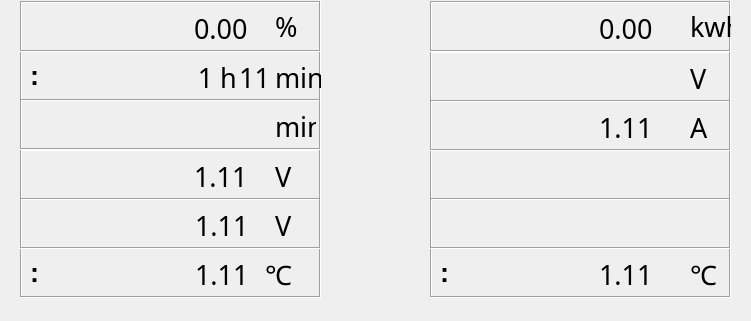
   <widget class="QFrame" name="frame_5">
    <property name="geometry">
     <rect>
      <x>26</x>
      <y>133</y>
      <width>751</width>
      <height>321</height>
     </rect>
    </property>
    <property name="font">
     <font>
      <pointsize>20</pointsize>
     </font>
    </property>
    <property name="styleSheet">
     <string notr="true">background-image: url(:/background/qrc/background/back.png);</string>
    </property>
    <property name="frameShape">
     <enum>QFrame::NoFrame</enum>
    </property>
    <property name="frameShadow">
     <enum>QFrame::Raised</enum>
    </property>
    <widget class="QFrame" name="frame_3">
     <property name="geometry">
      <rect>
       <x>430</x>
       <y>51</y>
       <width>301</width>
       <height>51</height>
      </rect>
     </property>
     <property name="sizePolicy">
      <sizepolicy hsizetype="Ignored" vsizetype="Ignored">
       <horstretch>0</horstretch>
       <verstretch>0</verstretch>
      </sizepolicy>
     </property>
     <property name="minimumSize">
      <size>
       <width>13</width>
       <height>0</height>
      </size>
     </property>
     <property name="font">
      <font>
       <pointsize>24</pointsize>
       <weight>75</weight>
       <bold>true</bold>
       <kerning>true</kerning>
      </font>
     </property>
     <property name="autoFillBackground">
      <bool>false</bool>
     </property>
     <property name="styleSheet">
      <string notr="true">background-image: url(:/background/qrc/background/back.png);
 </string>
     </property>
     <property name="frameShape">
      <enum>QFrame::Box</enum>
     </property>
     <property name="frameShadow">
      <enum>QFrame::Sunken</enum>
     </property>
     <widget class="QLabel" name="lbl_output_voltage">
      <property name="geometry">
       <rect>
        <x>169</x>
        <y>12</y>
        <width>81</width>
        <height>31</height>
       </rect>
      </property>
      <property name="font">
       <font>
        <family>Courier 10 Pitch</family>
        <pointsize>20</pointsize>
        <weight>50</weight>
        <italic>false</italic>
        <bold>false</bold>
        <kerning>true</kerning>
       </font>
      </property>
      <property name="frameShape">
       <enum>QFrame::NoFrame</enum>
      </property>
      <property name="text">
       <string/>
      </property>
     </widget>
     <widget class="QLabel" name="lbl_">
      <property name="geometry">
       <rect>
        <x>260</x>
        <y>12</y>
        <width>31</width>
        <height>31</height>
       </rect>
      </property>
      <property name="font">
       <font>
        <family>Courier 10 Pitch</family>
        <pointsize>20</pointsize>
        <weight>50</weight>
        <italic>false</italic>
        <bold>false</bold>
        <kerning>true</kerning>
       </font>
      </property>
      <property name="text">
       <string>V</string>
      </property>
     </widget>
     <widget class="QLabel" name="label_volt">
      <property name="geometry">
       <rect>
        <x>10</x>
        <y>15</y>
        <width>111</width>
        <height>21</height>
       </rect>
      </property>
      <property name="font">
       <font>
        <pointsize>20</pointsize>
        <italic>false</italic>
       </font>
      </property>
      <property name="text">
       <string/>
      </property>
     </widget>
    </widget>
    <widget class="QFrame" name="frame_9">
     <property name="geometry">
      <rect>
       <x>430</x>
       <y>1</y>
       <width>301</width>
       <height>51</height>
      </rect>
     </property>
     <property name="sizePolicy">
      <sizepolicy hsizetype="Ignored" vsizetype="Ignored">
       <horstretch>0</horstretch>
       <verstretch>0</verstretch>
      </sizepolicy>
     </property>
     <property name="minimumSize">
      <size>
       <width>13</width>
       <height>0</height>
      </size>
     </property>
     <property name="font">
      <font>
       <pointsize>24</pointsize>
       <weight>75</weight>
       <bold>true</bold>
       <kerning>true</kerning>
      </font>
     </property>
     <property name="autoFillBackground">
      <bool>false</bool>
     </property>
     <property name="styleSheet">
      <string notr="true">background-image: url(:/background/qrc/background/back.png);
 </string>
     </property>
     <property name="frameShape">
      <enum>QFrame::Box</enum>
     </property>
     <property name="frameShadow">
      <enum>QFrame::Sunken</enum>
     </property>
     <widget class="QLabel" name="lbl_caculate_energy">
      <property name="geometry">
       <rect>
        <x>169</x>
        <y>12</y>
        <width>81</width>
        <height>31</height>
       </rect>
      </property>
      <property name="font">
       <font>
        <family>Courier 10 Pitch</family>
        <pointsize>20</pointsize>
        <weight>50</weight>
        <italic>false</italic>
        <bold>false</bold>
        <kerning>true</kerning>
       </font>
      </property>
      <property name="frameShape">
       <enum>QFrame::NoFrame</enum>
      </property>
      <property name="text">
       <string>0.00</string>
      </property>
     </widget>
     <widget class="QLabel" name="lbl_caculate_energy_3">
      <property name="geometry">
       <rect>
        <x>260</x>
        <y>10</y>
        <width>51</width>
        <height>31</height>
       </rect>
      </property>
      <property name="font">
       <font>
        <family>Courier 10 Pitch</family>
        <pointsize>20</pointsize>
        <weight>50</weight>
        <italic>false</italic>
        <bold>false</bold>
        <kerning>true</kerning>
       </font>
      </property>
      <property name="text">
       <string>kwh</string>
      </property>
     </widget>
     <widget class="QLabel" name="label_energy">
      <property name="geometry">
       <rect>
        <x>10</x>
        <y>15</y>
        <width>121</width>
        <height>21</height>
       </rect>
      </property>
      <property name="font">
       <font>
        <pointsize>20</pointsize>
        <italic>false</italic>
       </font>
      </property>
      <property name="text">
       <string/>
      </property>
     </widget>
    </widget>
    <widget class="QFrame" name="frame_11">
     <property name="geometry">
      <rect>
       <x>20</x>
       <y>50</y>
       <width>301</width>
       <height>51</height>
      </rect>
     </property>
     <property name="sizePolicy">
      <sizepolicy hsizetype="Ignored" vsizetype="Ignored">
       <horstretch>0</horstretch>
       <verstretch>0</verstretch>
      </sizepolicy>
     </property>
     <property name="minimumSize">
      <size>
       <width>13</width>
       <height>0</height>
      </size>
     </property>
     <property name="font">
      <font>
       <pointsize>24</pointsize>
       <weight>75</weight>
       <bold>true</bold>
       <kerning>true</kerning>
      </font>
     </property>
     <property name="autoFillBackground">
      <bool>false</bool>
     </property>
     <property name="styleSheet">
      <string notr="true">background-image: url(:/background/qrc/background/back.png);
 </string>
     </property>
     <property name="frameShape">
      <enum>QFrame::Box</enum>
     </property>
     <property name="frameShadow">
      <enum>QFrame::Sunken</enum>
     </property>
     <widget class="QLabel" name="label_time">
      <property name="geometry">
       <rect>
        <x>10</x>
        <y>15</y>
        <width>141</width>
        <height>21</height>
       </rect>
      </property>
      <property name="font">
       <font>
        <pointsize>20</pointsize>
        <italic>false</italic>
       </font>
      </property>
      <property name="text">
       <string>:</string>
      </property>
     </widget>
     <widget class="QLabel" name="lbl_time_hour_3">
      <property name="geometry">
       <rect>
        <x>255</x>
        <y>12</y>
        <width>51</width>
        <height>31</height>
       </rect>
      </property>
      <property name="font">
       <font>
        <family>Courier 10 Pitch</family>
        <pointsize>20</pointsize>
        <weight>50</weight>
        <italic>false</italic>
        <bold>false</bold>
        <kerning>true</kerning>
       </font>
      </property>
      <property name="text">
       <string>min</string>
      </property>
     </widget>
     <widget class="QLabel" name="lbl_time_hour">
      <property name="geometry">
       <rect>
        <x>170</x>
        <y>12</y>
        <width>31</width>
        <height>31</height>
       </rect>
      </property>
      <property name="font">
       <font>
        <family>Courier 10 Pitch</family>
        <pointsize>20</pointsize>
        <weight>50</weight>
        <italic>false</italic>
        <bold>false</bold>
        <kerning>true</kerning>
       </font>
      </property>
      <property name="frameShape">
       <enum>QFrame::NoFrame</enum>
      </property>
      <property name="text">
       <string>1</string>
      </property>
      <property name="alignment">
       <set>Qt::AlignCenter</set>
      </property>
     </widget>
     <widget class="QLabel" name="lbl_time_hour_2">
      <property name="geometry">
       <rect>
        <x>200</x>
        <y>12</y>
        <width>31</width>
        <height>31</height>
       </rect>
      </property>
      <property name="font">
       <font>
        <family>Courier 10 Pitch</family>
        <pointsize>20</pointsize>
        <weight>50</weight>
        <italic>false</italic>
        <bold>false</bold>
        <kerning>true</kerning>
       </font>
      </property>
      <property name="text">
       <string>h</string>
      </property>
     </widget>
     <widget class="QLabel" name="lbl_time_min">
      <property name="geometry">
       <rect>
        <x>219</x>
        <y>12</y>
        <width>31</width>
        <height>31</height>
       </rect>
      </property>
      <property name="font">
       <font>
        <family>Courier 10 Pitch</family>
        <pointsize>20</pointsize>
        <weight>50</weight>
        <italic>false</italic>
        <bold>false</bold>
        <kerning>true</kerning>
       </font>
      </property>
      <property name="frameShape">
       <enum>QFrame::NoFrame</enum>
      </property>
      <property name="text">
       <string>11</string>
      </property>
      <property name="alignment">
       <set>Qt::AlignCenter</set>
      </property>
     </widget>
    </widget>
    <widget class="QFrame" name="frame_12">
     <property name="geometry">
      <rect>
       <x>430</x>
       <y>149</y>
       <width>301</width>
       <height>51</height>
      </rect>
     </property>
     <property name="sizePolicy">
      <sizepolicy hsizetype="Ignored" vsizetype="Ignored">
       <horstretch>0</horstretch>
       <verstretch>0</verstretch>
      </sizepolicy>
     </property>
     <property name="minimumSize">
      <size>
       <width>13</width>
       <height>0</height>
      </size>
     </property>
     <property name="font">
      <font>
       <pointsize>24</pointsize>
       <weight>75</weight>
       <bold>true</bold>
       <kerning>true</kerning>
      </font>
     </property>
     <property name="autoFillBackground">
      <bool>false</bool>
     </property>
     <property name="styleSheet">
      <string notr="true">background-image: url(:/background/qrc/background/back.png);
 </string>
     </property>
     <property name="frameShape">
      <enum>QFrame::Box</enum>
     </property>
     <property name="frameShadow">
      <enum>QFrame::Sunken</enum>
     </property>
     <widget class="QLabel" name="label_state">
      <property name="geometry">
       <rect>
        <x>10</x>
        <y>15</y>
        <width>91</width>
        <height>21</height>
       </rect>
      </property>
      <property name="font">
       <font>
        <pointsize>20</pointsize>
        <italic>false</italic>
       </font>
      </property>
      <property name="text">
       <string/>
      </property>
     </widget>
     <widget class="QLabel" name="lbl_chg_cur_stat">
      <property name="geometry">
       <rect>
        <x>170</x>
        <y>15</y>
        <width>121</width>
        <height>21</height>
       </rect>
      </property>
      <property name="font">
       <font>
        <pointsize>18</pointsize>
        <weight>75</weight>
        <italic>false</italic>
        <bold>true</bold>
       </font>
      </property>
      <property name="frameShape">
       <enum>QFrame::NoFrame</enum>
      </property>
      <property name="text">
       <string/>
      </property>
      <property name="alignment">
       <set>Qt::AlignLeading|Qt::AlignLeft|Qt::AlignVCenter</set>
      </property>
     </widget>
    </widget>
    <widget class="QFrame" name="frame_6">
     <property name="geometry">
      <rect>
       <x>430</x>
       <y>100</y>
       <width>301</width>
       <height>51</height>
      </rect>
     </property>
     <property name="sizePolicy">
      <sizepolicy hsizetype="Ignored" vsizetype="Ignored">
       <horstretch>0</horstretch>
       <verstretch>0</verstretch>
      </sizepolicy>
     </property>
     <property name="minimumSize">
      <size>
       <width>13</width>
       <height>0</height>
      </size>
     </property>
     <property name="font">
      <font>
       <pointsize>24</pointsize>
       <weight>75</weight>
       <bold>true</bold>
       <kerning>true</kerning>
      </font>
     </property>
     <property name="autoFillBackground">
      <bool>false</bool>
     </property>
     <property name="styleSheet">
      <string notr="true">background-image: url(:/background/qrc/background/back.png);
 </string>
     </property>
     <property name="frameShape">
      <enum>QFrame::Box</enum>
     </property>
     <property name="frameShadow">
      <enum>QFrame::Sunken</enum>
     </property>
     <widget class="QLabel" name="lbl_ouput_current">
      <property name="geometry">
       <rect>
        <x>169</x>
        <y>12</y>
        <width>81</width>
        <height>31</height>
       </rect>
      </property>
      <property name="font">
       <font>
        <family>Courier 10 Pitch</family>
        <pointsize>20</pointsize>
        <weight>50</weight>
        <italic>false</italic>
        <bold>false</bold>
        <kerning>true</kerning>
       </font>
      </property>
      <property name="frameShape">
       <enum>QFrame::NoFrame</enum>
      </property>
      <property name="text">
       <string>1.11</string>
      </property>
     </widget>
     <widget class="QLabel" name="label_card_sn_16">
      <property name="geometry">
       <rect>
        <x>260</x>
        <y>12</y>
        <width>31</width>
        <height>31</height>
       </rect>
      </property>
      <property name="font">
       <font>
        <family>Courier 10 Pitch</family>
        <pointsize>20</pointsize>
        <weight>50</weight>
        <italic>false</italic>
        <bold>false</bold>
        <kerning>true</kerning>
       </font>
      </property>
      <property name="text">
       <string>A</string>
      </property>
     </widget>
     <widget class="QLabel" name="label_current">
      <property name="geometry">
       <rect>
        <x>10</x>
        <y>15</y>
        <width>131</width>
        <height>21</height>
       </rect>
      </property>
      <property name="font">
       <font>
        <pointsize>20</pointsize>
        <italic>false</italic>
       </font>
      </property>
      <property name="text">
       <string/>
      </property>
     </widget>
    </widget>
    <widget class="QLabel" name="label_equipment">
     <property name="geometry">
      <rect>
       <x>20</x>
       <y>230</y>
       <width>141</width>
       <height>21</height>
      </rect>
     </property>
     <property name="font">
      <font>
       <pointsize>20</pointsize>
       <italic>false</italic>
      </font>
     </property>
     <property name="text">
      <string/>
     </property>
    </widget>
    <widget class="QFrame" name="frame_13">
     <property name="geometry">
      <rect>
       <x>430</x>
       <y>247</y>
       <width>301</width>
       <height>51</height>
      </rect>
     </property>
     <property name="sizePolicy">
      <sizepolicy hsizetype="Ignored" vsizetype="Ignored">
       <horstretch>0</horstretch>
       <verstretch>0</verstretch>
      </sizepolicy>
     </property>
     <property name="minimumSize">
      <size>
       <width>13</width>
       <height>0</height>
      </size>
     </property>
     <property name="font">
      <font>
       <pointsize>24</pointsize>
       <weight>75</weight>
       <bold>true</bold>
       <kerning>true</kerning>
      </font>
     </property>
     <property name="autoFillBackground">
      <bool>false</bool>
     </property>
     <property name="styleSheet">
      <string notr="true">background-image: url(:/background/qrc/background/back.png);
 </string>
     </property>
     <property name="frameShape">
      <enum>QFrame::Box</enum>
     </property>
     <property name="frameShadow">
      <enum>QFrame::Sunken</enum>
     </property>
     <widget class="QLabel" name="label_moudletemp">
      <property name="geometry">
       <rect>
        <x>10</x>
        <y>15</y>
        <width>151</width>
        <height>21</height>
       </rect>
      </property>
      <property name="font">
       <font>
        <pointsize>20</pointsize>
        <italic>false</italic>
       </font>
      </property>
      <property name="text">
       <string>:</string>
      </property>
     </widget>
     <widget class="QLabel" name="lbl_time_hour_6">
      <property name="geometry">
       <rect>
        <x>260</x>
        <y>12</y>
        <width>31</width>
        <height>31</height>
       </rect>
      </property>
      <property name="font">
       <font>
        <family>Courier 10 Pitch</family>
        <pointsize>20</pointsize>
        <weight>50</weight>
        <italic>false</italic>
        <bold>false</bold>
        <kerning>true</kerning>
       </font>
      </property>
      <property name="text">
       <string>℃</string>
      </property>
     </widget>
     <widget class="QLabel" name="lbl_h_moudle">
      <property name="geometry">
       <rect>
        <x>169</x>
        <y>12</y>
        <width>81</width>
        <height>31</height>
       </rect>
      </property>
      <property name="font">
       <font>
        <family>Courier 10 Pitch</family>
        <pointsize>20</pointsize>
        <weight>50</weight>
        <italic>false</italic>
        <bold>false</bold>
        <kerning>true</kerning>
       </font>
      </property>
      <property name="frameShape">
       <enum>QFrame::NoFrame</enum>
      </property>
      <property name="text">
       <string>1.11</string>
      </property>
     </widget>
    </widget>
    <widget class="QFrame" name="frame_7">
     <property name="geometry">
      <rect>
       <x>20</x>
       <y>149</y>
       <width>301</width>
       <height>51</height>
      </rect>
     </property>
     <property name="sizePolicy">
      <sizepolicy hsizetype="Ignored" vsizetype="Ignored">
       <horstretch>0</horstretch>
       <verstretch>0</verstretch>
      </sizepolicy>
     </property>
     <property name="minimumSize">
      <size>
       <width>13</width>
       <height>0</height>
      </size>
     </property>
     <property name="font">
      <font>
       <pointsize>24</pointsize>
       <weight>75</weight>
       <bold>true</bold>
       <kerning>true</kerning>
      </font>
     </property>
     <property name="autoFillBackground">
      <bool>false</bool>
     </property>
     <property name="styleSheet">
      <string notr="true">background-image: url(:/background/qrc/background/back.png);
 </string>
     </property>
     <property name="frameShape">
      <enum>QFrame::Box</enum>
     </property>
     <property name="frameShadow">
      <enum>QFrame::Sunken</enum>
     </property>
     <widget class="QLabel" name="lbl_h_volt">
      <property name="geometry">
       <rect>
        <x>174</x>
        <y>12</y>
        <width>81</width>
        <height>31</height>
       </rect>
      </property>
      <property name="font">
       <font>
        <family>Courier 10 Pitch</family>
        <pointsize>20</pointsize>
        <weight>50</weight>
        <italic>false</italic>
        <bold>false</bold>
        <kerning>true</kerning>
       </font>
      </property>
      <property name="frameShape">
       <enum>QFrame::NoFrame</enum>
      </property>
      <property name="text">
       <string>1.11</string>
      </property>
     </widget>
     <widget class="QLabel" name="label_card_sn_17">
      <property name="geometry">
       <rect>
        <x>255</x>
        <y>12</y>
        <width>31</width>
        <height>31</height>
       </rect>
      </property>
      <property name="font">
       <font>
        <family>Courier 10 Pitch</family>
        <pointsize>20</pointsize>
        <weight>50</weight>
        <italic>false</italic>
        <bold>false</bold>
        <kerning>true</kerning>
       </font>
      </property>
      <property name="text">
       <string>V</string>
      </property>
     </widget>
     <widget class="QLabel" name="label_highvlot">
      <property name="geometry">
       <rect>
        <x>10</x>
        <y>15</y>
        <width>141</width>
        <height>21</height>
       </rect>
      </property>
      <property name="font">
       <font>
        <pointsize>20</pointsize>
        <italic>false</italic>
       </font>
      </property>
      <property name="text">
       <string/>
      </property>
     </widget>
    </widget>
    <widget class="QFrame" name="frame_10">
     <property name="geometry">
      <rect>
       <x>20</x>
       <y>1</y>
       <width>301</width>
       <height>51</height>
      </rect>
     </property>
     <property name="sizePolicy">
      <sizepolicy hsizetype="Ignored" vsizetype="Ignored">
       <horstretch>0</horstretch>
       <verstretch>0</verstretch>
      </sizepolicy>
     </property>
     <property name="minimumSize">
      <size>
       <width>13</width>
       <height>0</height>
      </size>
     </property>
     <property name="font">
      <font>
       <pointsize>24</pointsize>
       <weight>75</weight>
       <bold>true</bold>
       <kerning>true</kerning>
      </font>
     </property>
     <property name="autoFillBackground">
      <bool>false</bool>
     </property>
     <property name="styleSheet">
      <string notr="true">background-image: url(:/background/qrc/background/back.png);
 </string>
     </property>
     <property name="frameShape">
      <enum>QFrame::Box</enum>
     </property>
     <property name="frameShadow">
      <enum>QFrame::Sunken</enum>
     </property>
     <widget class="QLabel" name="lbl_current_soc">
      <property name="geometry">
       <rect>
        <x>174</x>
        <y>12</y>
        <width>81</width>
        <height>31</height>
       </rect>
      </property>
      <property name="font">
       <font>
        <family>Courier 10 Pitch</family>
        <pointsize>20</pointsize>
        <weight>50</weight>
        <italic>false</italic>
        <bold>false</bold>
        <kerning>true</kerning>
       </font>
      </property>
      <property name="frameShape">
       <enum>QFrame::NoFrame</enum>
      </property>
      <property name="text">
       <string>0.00</string>
      </property>
     </widget>
     <widget class="QLabel" name="lbl_caculate_energy_4">
      <property name="geometry">
       <rect>
        <x>255</x>
        <y>10</y>
        <width>51</width>
        <height>31</height>
       </rect>
      </property>
      <property name="font">
       <font>
        <family>Courier 10 Pitch</family>
        <pointsize>20</pointsize>
        <weight>50</weight>
        <italic>false</italic>
        <bold>false</bold>
        <kerning>true</kerning>
       </font>
      </property>
      <property name="text">
       <string>%</string>
      </property>
     </widget>
     <widget class="QLabel" name="label_soc">
      <property name="geometry">
       <rect>
        <x>10</x>
        <y>15</y>
        <width>121</width>
        <height>21</height>
       </rect>
      </property>
      <property name="font">
       <font>
        <pointsize>20</pointsize>
        <italic>false</italic>
       </font>
      </property>
      <property name="text">
       <string/>
      </property>
     </widget>
    </widget>
    <widget class="QFrame" name="frame_14">
     <property name="geometry">
      <rect>
       <x>20</x>
       <y>247</y>
       <width>301</width>
       <height>51</height>
      </rect>
     </property>
     <property name="sizePolicy">
      <sizepolicy hsizetype="Ignored" vsizetype="Ignored">
       <horstretch>0</horstretch>
       <verstretch>0</verstretch>
      </sizepolicy>
     </property>
     <property name="minimumSize">
      <size>
       <width>13</width>
       <height>0</height>
      </size>
     </property>
     <property name="font">
      <font>
       <pointsize>24</pointsize>
       <weight>75</weight>
       <bold>true</bold>
       <kerning>true</kerning>
      </font>
     </property>
     <property name="autoFillBackground">
      <bool>false</bool>
     </property>
     <property name="styleSheet">
      <string notr="true">background-image: url(:/background/qrc/background/back.png);
 </string>
     </property>
     <property name="frameShape">
      <enum>QFrame::Box</enum>
     </property>
     <property name="frameShadow">
      <enum>QFrame::Sunken</enum>
     </property>
     <widget class="QLabel" name="label_hightemp">
      <property name="geometry">
       <rect>
        <x>10</x>
        <y>15</y>
        <width>141</width>
        <height>21</height>
       </rect>
      </property>
      <property name="font">
       <font>
        <pointsize>20</pointsize>
        <italic>false</italic>
       </font>
      </property>
      <property name="text">
       <string>:</string>
      </property>
     </widget>
     <widget class="QLabel" name="lbl_time_hour_7">
      <property name="geometry">
       <rect>
        <x>245</x>
        <y>12</y>
        <width>31</width>
        <height>31</height>
       </rect>
      </property>
      <property name="font">
       <font>
        <family>Courier 10 Pitch</family>
        <pointsize>20</pointsize>
        <weight>50</weight>
        <italic>false</italic>
        <bold>false</bold>
        <kerning>true</kerning>
       </font>
      </property>
      <property name="text">
       <string>℃</string>
      </property>
     </widget>
     <widget class="QLabel" name="lbl_h_temp">
      <property name="geometry">
       <rect>
        <x>175</x>
        <y>12</y>
        <width>81</width>
        <height>31</height>
       </rect>
      </property>
      <property name="font">
       <font>
        <family>Courier 10 Pitch</family>
        <pointsize>20</pointsize>
        <weight>50</weight>
        <italic>false</italic>
        <bold>false</bold>
        <kerning>true</kerning>
       </font>
      </property>
      <property name="frameShape">
       <enum>QFrame::NoFrame</enum>
      </property>
      <property name="text">
       <string>1.11</string>
      </property>
     </widget>
    </widget>
    <widget class="QFrame" name="frame_15">
     <property name="geometry">
      <rect>
       <x>20</x>
       <y>198</y>
       <width>301</width>
       <height>51</height>
      </rect>
     </property>
     <property name="sizePolicy">
      <sizepolicy hsizetype="Ignored" vsizetype="Ignored">
       <horstretch>0</horstretch>
       <verstretch>0</verstretch>
      </sizepolicy>
     </property>
     <property name="minimumSize">
      <size>
       <width>13</width>
       <height>0</height>
      </size>
     </property>
     <property name="font">
      <font>
       <pointsize>24</pointsize>
       <weight>75</weight>
       <bold>true</bold>
       <kerning>true</kerning>
      </font>
     </property>
     <property name="autoFillBackground">
      <bool>false</bool>
     </property>
     <property name="styleSheet">
      <string notr="true">background-image: url(:/background/qrc/background/back.png);
 </string>
     </property>
     <property name="frameShape">
      <enum>QFrame::Box</enum>
     </property>
     <property name="frameShadow">
      <enum>QFrame::Sunken</enum>
     </property>
     <widget class="QLabel" name="label_lowvolt">
      <property name="geometry">
       <rect>
        <x>10</x>
        <y>15</y>
        <width>141</width>
        <height>21</height>
       </rect>
      </property>
      <property name="font">
       <font>
        <pointsize>20</pointsize>
        <italic>false</italic>
       </font>
      </property>
      <property name="text">
       <string/>
      </property>
     </widget>
     <widget class="QLabel" name="label_card_sn_18">
      <property name="geometry">
       <rect>
        <x>255</x>
        <y>12</y>
        <width>31</width>
        <height>31</height>
       </rect>
      </property>
      <property name="font">
       <font>
        <family>Courier 10 Pitch</family>
        <pointsize>20</pointsize>
        <weight>50</weight>
        <italic>false</italic>
        <bold>false</bold>
        <kerning>true</kerning>
       </font>
      </property>
      <property name="text">
       <string>V</string>
      </property>
     </widget>
     <widget class="QLabel" name="lbl_l_volt">
      <property name="geometry">
       <rect>
        <x>175</x>
        <y>12</y>
        <width>81</width>
        <height>31</height>
       </rect>
      </property>
      <property name="font">
       <font>
        <family>Courier 10 Pitch</family>
        <pointsize>20</pointsize>
        <weight>50</weight>
        <italic>false</italic>
        <bold>false</bold>
        <kerning>true</kerning>
       </font>
      </property>
      <property name="frameShape">
       <enum>QFrame::NoFrame</enum>
      </property>
      <property name="text">
       <string>1.11</string>
      </property>
     </widget>
    </widget>
    <widget class="QFrame" name="frame_16">
     <property name="geometry">
      <rect>
       <x>430</x>
       <y>198</y>
       <width>301</width>
       <height>51</height>
      </rect>
     </property>
     <property name="sizePolicy">
      <sizepolicy hsizetype="Ignored" vsizetype="Ignored">
       <horstretch>0</horstretch>
       <verstretch>0</verstretch>
      </sizepolicy>
     </property>
     <property name="minimumSize">
      <size>
       <width>13</width>
       <height>0</height>
      </size>
     </property>
     <property name="font">
      <font>
       <pointsize>24</pointsize>
       <weight>75</weight>
       <bold>true</bold>
       <kerning>true</kerning>
      </font>
     </property>
     <property name="autoFillBackground">
      <bool>false</bool>
     </property>
     <property name="styleSheet">
      <string notr="true">background-image: url(:/background/qrc/background/back.png);
 </string>
     </property>
     <property name="frameShape">
      <enum>QFrame::Box</enum>
     </property>
     <property name="frameShadow">
      <enum>QFrame::Sunken</enum>
     </property>
     <widget class="QLabel" name="label_state_2">
      <property name="geometry">
       <rect>
        <x>10</x>
        <y>15</y>
        <width>91</width>
        <height>21</height>
       </rect>
      </property>
      <property name="font">
       <font>
        <pointsize>20</pointsize>
        <italic>false</italic>
       </font>
      </property>
      <property name="text">
       <string/>
      </property>
     </widget>
     <widget class="QLabel" name="label_14">
      <property name="geometry">
       <rect>
        <x>170</x>
        <y>15</y>
        <width>121</width>
        <height>21</height>
       </rect>
      </property>
      <property name="font">
       <font>
        <pointsize>18</pointsize>
        <weight>75</weight>
        <italic>false</italic>
        <bold>true</bold>
       </font>
      </property>
      <property name="frameShape">
       <enum>QFrame::NoFrame</enum>
      </property>
      <property name="text">
       <string/>
      </property>
      <property name="alignment">
       <set>Qt::AlignLeading|Qt::AlignLeft|Qt::AlignVCenter</set>
      </property>
     </widget>
    </widget>
    <widget class="QFrame" name="frame_8">
     <property name="geometry">
      <rect>
       <x>20</x>
       <y>99</y>
       <width>301</width>
       <height>51</height>
      </rect>
     </property>
     <property name="sizePolicy">
      <sizepolicy hsizetype="Ignored" vsizetype="Ignored">
       <horstretch>0</horstretch>
       <verstretch>0</verstretch>
      </sizepolicy>
     </property>
     <property name="minimumSize">
      <size>
       <width>13</width>
       <height>0</height>
      </size>
     </property>
     <property name="font">
      <font>
       <pointsize>24</pointsize>
       <weight>75</weight>
       <bold>true</bold>
       <kerning>true</kerning>
      </font>
     </property>
     <property name="autoFillBackground">
      <bool>false</bool>
     </property>
     <property name="styleSheet">
      <string notr="true">background-image: url(:/background/qrc/background/back.png);
 </string>
     </property>
     <property name="frameShape">
      <enum>QFrame::Box</enum>
     </property>
     <property name="frameShadow">
      <enum>QFrame::Sunken</enum>
     </property>
     <widget class="QLabel" name="lbl_left_time">
      <property name="geometry">
       <rect>
        <x>174</x>
        <y>12</y>
        <width>81</width>
        <height>31</height>
       </rect>
      </property>
      <property name="font">
       <font>
        <family>Courier 10 Pitch</family>
        <pointsize>20</pointsize>
        <weight>50</weight>
        <italic>false</italic>
        <bold>false</bold>
        <kerning>true</kerning>
       </font>
      </property>
      <property name="frameShape">
       <enum>QFrame::NoFrame</enum>
      </property>
      <property name="text">
       <string/>
      </property>
     </widget>
     <widget class="QLabel" name="lbl_1">
      <property name="geometry">
       <rect>
        <x>255</x>
        <y>12</y>
        <width>41</width>
        <height>31</height>
       </rect>
      </property>
      <property name="font">
       <font>
        <family>Courier 10 Pitch</family>
        <pointsize>20</pointsize>
        <weight>50</weight>
        <italic>false</italic>
        <bold>false</bold>
        <kerning>true</kerning>
       </font>
      </property>
      <property name="text">
       <string>min</string>
      </property>
     </widget>
     <widget class="QLabel" name="label_lefttime">
      <property name="geometry">
       <rect>
        <x>10</x>
        <y>15</y>
        <width>141</width>
        <height>21</height>
       </rect>
      </property>
      <property name="font">
       <font>
        <pointsize>20</pointsize>
        <italic>false</italic>
       </font>
      </property>
      <property name="text">
       <string/>
      </property>
     </widget>
    </widget>
   </widget>
